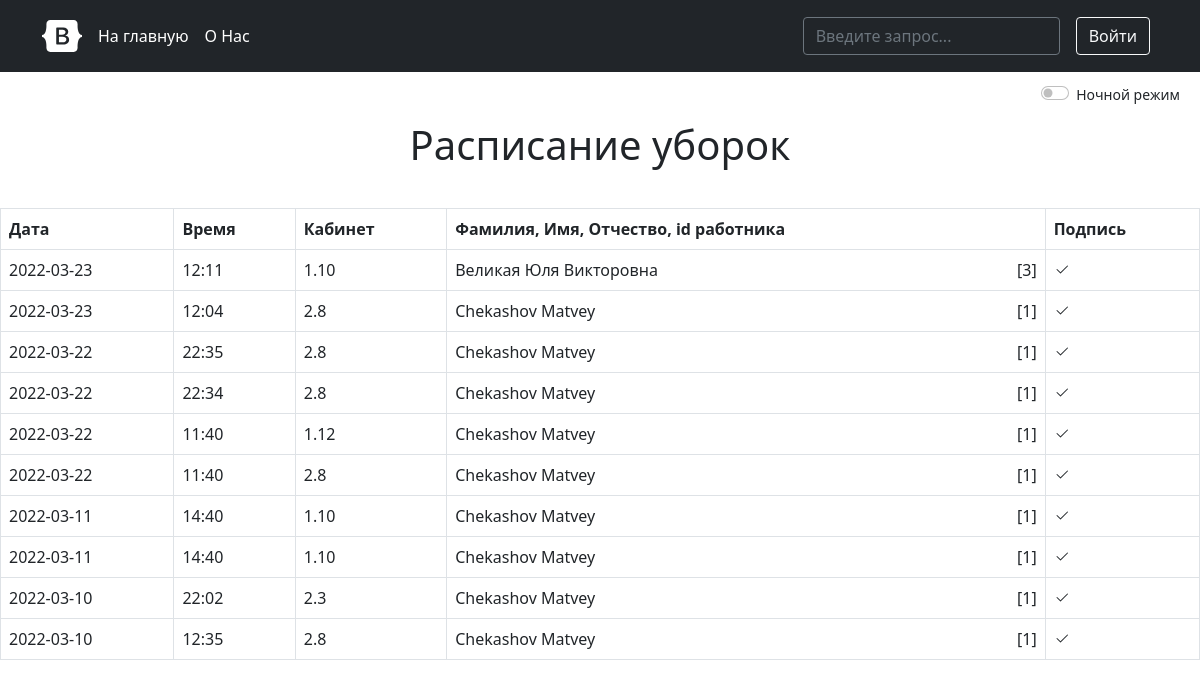
The page /schedules on the database as committed earlier.
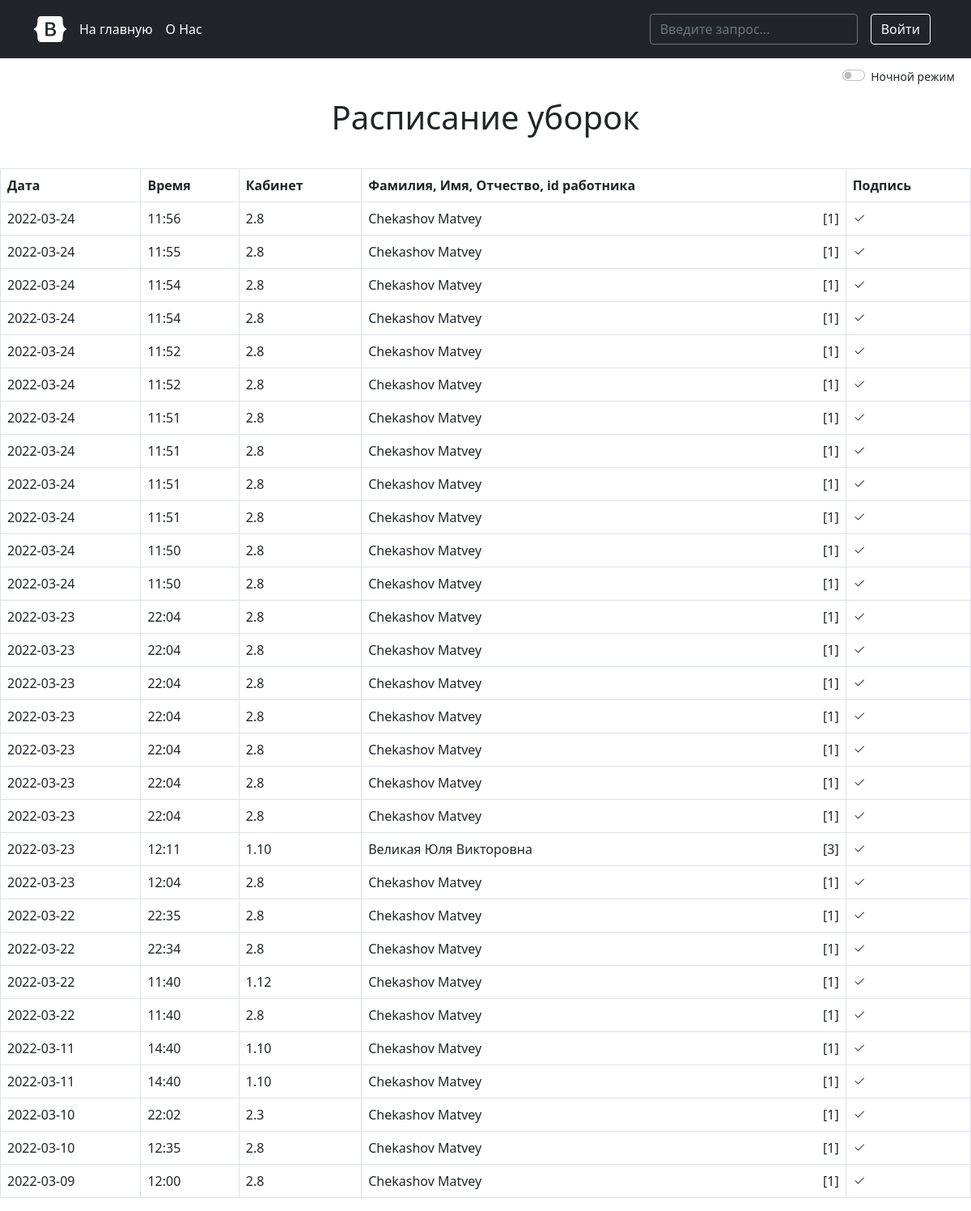
The same page on the database as committed later.
### models.py (models this page shows, shortened)
class ScheduleCleaning(db.Model):
    id = db.Column(db.Integer, primary_key=True)
    cabinet_id = db.Column(db.Integer, db.ForeignKey('cabinet.id'))
    user_id = db.Column(db.Integer, db.ForeignKey('user.id'))
    created_on = db.Column(db.DateTime, default=datetime.utcnow)
    updated_on = db.Column(db.DateTime, default=datetime.utcnow, onupdate=datetime.utcnow)

class Cabinet(db.Model):
    id = db.Column(db.Integer, primary_key=True)
    number = db.Column(db.String(48), nullable=False)
    created_on = db.Column(db.DateTime, default=datetime.utcnow)
    sc = db.relationship('ScheduleCleaning', backref='cabinet')

class User(db.Model, UserMixin):
    id = db.Column(db.Integer, primary_key=True)
    email = db.Column(db.String(64))
    login = db.Column(db.String(64), unique=True)
    name = db.Column(db.String(64), nullable=False)
    surname = db.Column(db.String(64), nullable=False)
    patronymic = db.Column(db.String(64))
    password = db.Column(db.String(128), nullable=False)
    user_sc = db.relationship('ScheduleCleaning', backref='user')
    created_on = db.Column(db.DateTime, default=datetime.utcnow)
    __translate_dict = {'ь': '', 'ъ': '', 'а': 'a', 'б': 'b', 'в': 'v',
                        'г': 'g', 'д': 'd', 'е': 'e', 'ё': 'yo', 'ж': 'zh',
                        'з': 'z', 'и': 'i', 'й': 'y', 'к': 'k', 'л': 'l',
                        'м': 'm', 'н': 'n', 'о': 'o', 'п': 'p', 'р': 'r',
                        'с': 's', 'т': 't', 'у': 'u', 'ф': 'f', 'х': 'h',
                        'ц': 'ts', 'ч': 'ch', 'ш': 'sh', 'щ': 'sch', 'ы': 'yi',
                        'э': 'e', 'ю': 'yu', 'я': 'ya'}
    def login(self):
        pass

### controller.py (the view, shortened to what this page needs)
@app.route('/', methods=['POST', 'GET'])
@app.route('/schedules', methods=['POST', 'GET'])
def index():
    search = request.args.get('query')
    schedules = ScheduleCleaning.query.order_by(ScheduleCleaning.created_on.desc()).all()
    return render_template('index.html', schedules=schedules, User=User, Cabinet=Cabinet)

### controller.py (called while the page is built)
@app.after_request
def redirect_to_sign(response):
    if response.status_code == 401:
        return redirect(url_for('login'))
    return response

### templates/index.html (shortened to what this page needs)
<!DOCTYPE html>
<html lang="ru">
<head>
    <link href="https://cdn.jsdelivr.net/npm/bootstrap@5.1.3/dist/css/bootstrap.min.css" rel="stylesheet"
>
    <link type="text/css" rel="stylesheet" href="{{ url_for('static', filename='css/index.css') }}">
</head>
<body id="body">
{% include 'template/headers.html' %}
<div class="form-check form-switch" id="color_mode">
    <label style="float: right">
        <small>
            <input class="form-check-input" type="checkbox" id="ColorBackgroundMode"
                   onchange="controlColorBackgroundMode()">
            <label class="form-check-label" for="ColorBackgroundMode">Ночной режим</label>
        </small>
    </label>
</div>
<center><h1>Расписание уборок</h1></center>
<br>
<table class="table table-hover table-bordered">
    <tr>
        <th>Дата</th>
        <th>Время</th>
        <th>Кабинет</th>
        <th>Фамилия, Имя, Отчество, <span data-tooltip="Уникальный идентификатор пользователя">id</span> работника
        </th>
        <th>Подпись</th>
    </tr>
    {% for schedule in schedules %}
        {% set user = User.query.filter_by(id=schedule.user_id).first() %}
        {% set cabinet = Cabinet.query.filter_by(id=schedule.cabinet_id).first() %}
        <tr>
            <td>{{ schedule.created_on.strftime('%Y-%m-%d') }}</td>
            <td>{{ schedule.created_on.strftime('%H:%M') }}</td>
            <td>{{ cabinet.number }}</td>
            <td>{{ user.surname }} {{ user.name }} {{ user.patronymic }}<label id="id_worker"
                                                                               data-tooltip="Нажмите для детального просмотра"
                                                                               onclick="alert(
                                                                                   '{{ user.name }} {{ user.surname }} {{ user.patronymic }}, {{ user.email }}' +
                                                                                    '')">
                [{{ user.id }}]
            </label>
            </td>
            <td>
                <svg width="1em" height="1em" viewBox="0 0 16 16" class="bi bi-check2" fill="currentColor"
                     xmlns="http://www.w3.org/2000/svg">
                    <path fill-rule="evenodd"
                          d="M13.854 3.646a.5.5 0 0 1 0 .708l-7 7a.5.5 0 0 1-.708 0l-3.5-3.5a.5.5 0 1 1 .708-.708L6.5 10.293l6.646-6.647a.5.5 0 0 1 .708 0z"/>
                </svg>
            </td>
        </tr>
    {% endfor %}
</table>
</body>
</html>

### templates/template/headers.html (shortened to what this page needs)
<head>
    <link href="https://cdn.jsdelivr.net/npm/bootstrap@5.1.3/dist/css/bootstrap.min.css" rel="stylesheet"
>
    <link href="{{ url_for('static', filename='css/headers.css') }}" rel="stylesheet">
</head>
<div id="site-head">
    <main class="site-header">
        <header class="p-3 bg-dark text-white">
            <div class="container">
                <div class="d-flex flex-wrap align-items-center justify-content-center justify-content-lg-start">
                    <a href="{{ url_for('index') }}"
                       class="d-flex align-items-center mb-2 mb-lg-0 text-white text-decoration-none">
                        <svg class="bi me-2" width="40" height="32" role="img" aria-label="Bootstrap">
                            <use xlink:href="#bootstrap"/>
                        </svg>
                    </a>
                    <ul class="nav col-12 col-lg-auto me-lg-auto mb-2 justify-content-center mb-md-0">
                        <li><a href="{{ url_for('index') }}" class="nav-link px-2 text-white">На главную</a></li>
                        <li><a href="#" class="nav-link px-2 text-white">О Нас</a></li>
                    </ul>
                    <form class="col-12 col-lg-auto mb-3 mb-lg-0 me-lg-3">
                        <input type="search" class="form-control form-control-dark" placeholder="Введите запрос..."
                               aria-label="Поиск" name="query">
                    </form>
                    <div class="text-end">
                        {% if not current_user.is_authenticated %}
                        <button type="button" class="btn btn-outline-light me-2"
                                onclick="location.href=`{{ url_for('login') }}`">Войти
                        </button>
                        {% else %}
                        <button type="button" class="btn btn-outline-light me-2"
                                onclick="location.href=`{{ url_for('logout') }}`">Выйти
                        </button>
                        {% endif %}
                    </div>
                </div>
            </div>
        </header>
    </main>
</div>

### static/css/index.css (style rules this page uses)
body { background: white; }
center { margin-top: 15px; padding-bottom: 7px; }
#id_worker { float: right; }
#color_mode { margin-right: 20px; margin-top: 10px; }
[data-tooltip] { position: relative; }
[data-tooltip]::after { content: attr(data-tooltip); position: absolute; width: 116px; left: 0; top: 0; background: #3989c9; color: #fff; padding: 0.5em; box-shadow: 2px 2px 5px rgba(0, 0, 0, 0.3); pointer-events: none; opacity: 0; transition: 1s; font-size: 55%; border-radius: 7px; }

### static/css/headers.css (style rules this page uses)
.form-control-dark { color: #fff; background-color: var(--bs-dark); border-color: var(--bs-gray); }
.bi { vertical-align: -.125em; fill: currentColor; }

Rows that differ between the two databases and show on the page:
added ScheduleCleaning: created_on "2022-03-24", created_on "11:56", {{ cabinet.number }} "2.8", {{ user.surname }} "Chekashov", {{ user.name }} "Matvey", {{ user.id }} "1"
added ScheduleCleaning: created_on "2022-03-24", created_on "11:55", {{ cabinet.number }} "2.8", {{ user.surname }} "Chekashov", {{ user.name }} "Matvey", {{ user.id }} "1"
added ScheduleCleaning: created_on "2022-03-24", created_on "11:54", {{ cabinet.number }} "2.8", {{ user.surname }} "Chekashov", {{ user.name }} "Matvey", {{ user.id }} "1"
added ScheduleCleaning: created_on "2022-03-24", created_on "11:54", {{ cabinet.number }} "2.8", {{ user.surname }} "Chekashov", {{ user.name }} "Matvey", {{ user.id }} "1"
added ScheduleCleaning: created_on "2022-03-24", created_on "11:52", {{ cabinet.number }} "2.8", {{ user.surname }} "Chekashov", {{ user.name }} "Matvey", {{ user.id }} "1"
added ScheduleCleaning: created_on "2022-03-24", created_on "11:52", {{ cabinet.number }} "2.8", {{ user.surname }} "Chekashov", {{ user.name }} "Matvey", {{ user.id }} "1"
added ScheduleCleaning: created_on "2022-03-24", created_on "11:51", {{ cabinet.number }} "2.8", {{ user.surname }} "Chekashov", {{ user.name }} "Matvey", {{ user.id }} "1"
added ScheduleCleaning: created_on "2022-03-24", created_on "11:51", {{ cabinet.number }} "2.8", {{ user.surname }} "Chekashov", {{ user.name }} "Matvey", {{ user.id }} "1"
added ScheduleCleaning: created_on "2022-03-24", created_on "11:51", {{ cabinet.number }} "2.8", {{ user.surname }} "Chekashov", {{ user.name }} "Matvey", {{ user.id }} "1"
added ScheduleCleaning: created_on "2022-03-24", created_on "11:51", {{ cabinet.number }} "2.8", {{ user.surname }} "Chekashov", {{ user.name }} "Matvey", {{ user.id }} "1"
added ScheduleCleaning: created_on "2022-03-24", created_on "11:50", {{ cabinet.number }} "2.8", {{ user.surname }} "Chekashov", {{ user.name }} "Matvey", {{ user.id }} "1"
added ScheduleCleaning: created_on "2022-03-24", created_on "11:50", {{ cabinet.number }} "2.8", {{ user.surname }} "Chekashov", {{ user.name }} "Matvey", {{ user.id }} "1"
added ScheduleCleaning: created_on "2022-03-23", created_on "22:04", {{ cabinet.number }} "2.8", {{ user.surname }} "Chekashov", {{ user.name }} "Matvey", {{ user.id }} "1"
added ScheduleCleaning: created_on "2022-03-23", created_on "22:04", {{ cabinet.number }} "2.8", {{ user.surname }} "Chekashov", {{ user.name }} "Matvey", {{ user.id }} "1"
added ScheduleCleaning: created_on "2022-03-23", created_on "22:04", {{ cabinet.number }} "2.8", {{ user.surname }} "Chekashov", {{ user.name }} "Matvey", {{ user.id }} "1"
added ScheduleCleaning: created_on "2022-03-23", created_on "22:04", {{ cabinet.number }} "2.8", {{ user.surname }} "Chekashov", {{ user.name }} "Matvey", {{ user.id }} "1"
added ScheduleCleaning: created_on "2022-03-23", created_on "22:04", {{ cabinet.number }} "2.8", {{ user.surname }} "Chekashov", {{ user.name }} "Matvey", {{ user.id }} "1"
added ScheduleCleaning: created_on "2022-03-23", created_on "22:04", {{ cabinet.number }} "2.8", {{ user.surname }} "Chekashov", {{ user.name }} "Matvey", {{ user.id }} "1"
added ScheduleCleaning: created_on "2022-03-23", created_on "22:04", {{ cabinet.number }} "2.8", {{ user.surname }} "Chekashov", {{ user.name }} "Matvey", {{ user.id }} "1"
added ScheduleCleaning: created_on "2022-03-09", created_on "12:00", {{ cabinet.number }} "2.8", {{ user.surname }} "Chekashov", {{ user.name }} "Matvey", {{ user.id }} "1"
